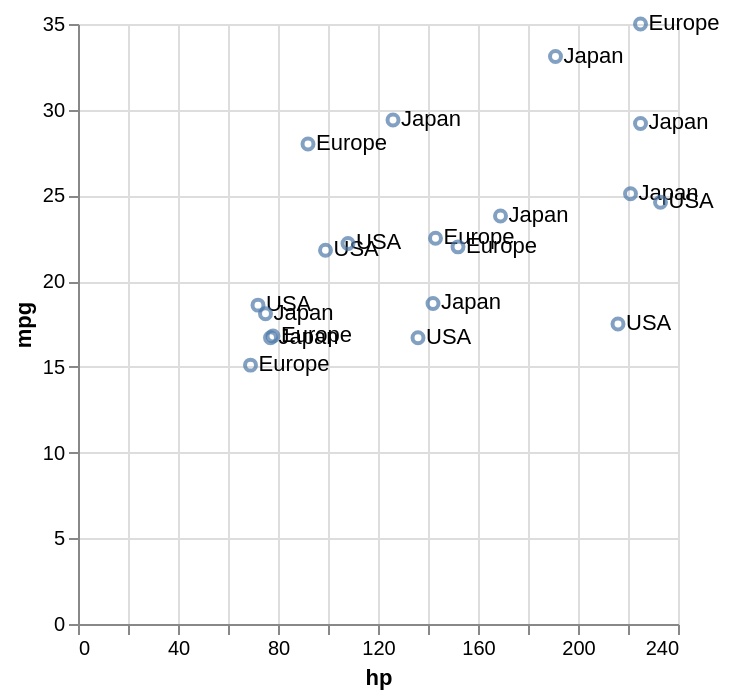

The Vega-Lite source for this figure:
### Vega-Lite specification from a JSON file in a GitHub repository (floating-point values rounded to 4 significant figures)
{"config": {"view": {"continuousWidth": 300, "continuousHeight": 300}}, "layer": [{"data": {"name": "data-d4a144df6187fb0e4904417947034f1f"}, "mark": {"type": "text", "align": "left", "dx": 4}, "encoding": {"text": {"field": "origin", "type": "nominal"}, "x": {"field": "hp", "type": "quantitative"}, "y": {"field": "mpg", "type": "quantitative"}}}, {"data": {"name": "data-d4a144df6187fb0e4904417947034f1f"}, "mark": {"type": "point"}, "encoding": {"x": {"field": "hp", "type": "quantitative"}, "y": {"field": "mpg", "type": "quantitative"}}}], "$schema": "https://vega.github.io/schema/vega-lite/v5.8.0.json", "datasets": {"data-d4a144df6187fb0e4904417947034f1f": [{"hp": 225, "mpg": 35.0, "weight": 3238.0, "origin": "Europe", "cyl": 4}, {"hp": 108, "mpg": 22.2, "weight": 2553.0, "origin": "USA", "cyl": 8}, {"hp": 69, "mpg": 15.1, "weight": 2886.0, "origin": "Europe", "cyl": 6}, {"hp": 191, "mpg": 33.1, "weight": 2678.0, "origin": "Japan", "cyl": 6}, {"hp": 92, "mpg": 28.0, "weight": 3006.0, "origin": "Europe", "cyl": 6}, {"hp": 216, "mpg": 17.5, "weight": 3582.0, "origin": "USA", "cyl": 6}, {"hp": 126, "mpg": 29.4, "weight": 2062.0, "origin": "Japan", "cyl": 4}, {"hp": 72, "mpg": 18.6, "weight": 3767.0, "origin": "USA", "cyl": 8}, {"hp": 77, "mpg": 16.7, "weight": 2752.0, "origin": "Japan", "cyl": 6}, {"hp": 169, "mpg": 23.8, "weight": 3881.0, "origin": "Japan", "cyl": 6}, {"hp": 99, "mpg": 21.8, "weight": 3225.0, "origin": "USA", "cyl": 6}, {"hp": 75, "mpg": 18.1, "weight": 3719.0, "origin": "Japan", "cyl": 8}, {"hp": 143, "mpg": 22.5, "weight": 3318.0, "origin": "Europe", "cyl": 4}, {"hp": 142, "mpg": 18.7, "weight": 3631.0, "origin": "Japan", "cyl": 4}, {"hp": 221, "mpg": 25.1, "weight": 3012.0, "origin": "Japan", "cyl": 6}, {"hp": 233, "mpg": 24.6, "weight": 2478.0, "origin": "USA", "cyl": 8}, {"hp": 225, "mpg": 29.2, "weight": 3383.0, "origin": "Japan", "cyl": 6}, {"hp": 152, "mpg": 22.0, "weight": 3406.0, "origin": "Europe", "cyl": 4}, {"hp": 136, "mpg": 16.7, "weight": 4241.0, "origin": "USA", "cyl": 4}, {"hp": 78, "mpg": 16.8, "weight": 1773.0, "origin": "Europe", "cyl": 6}]}}
